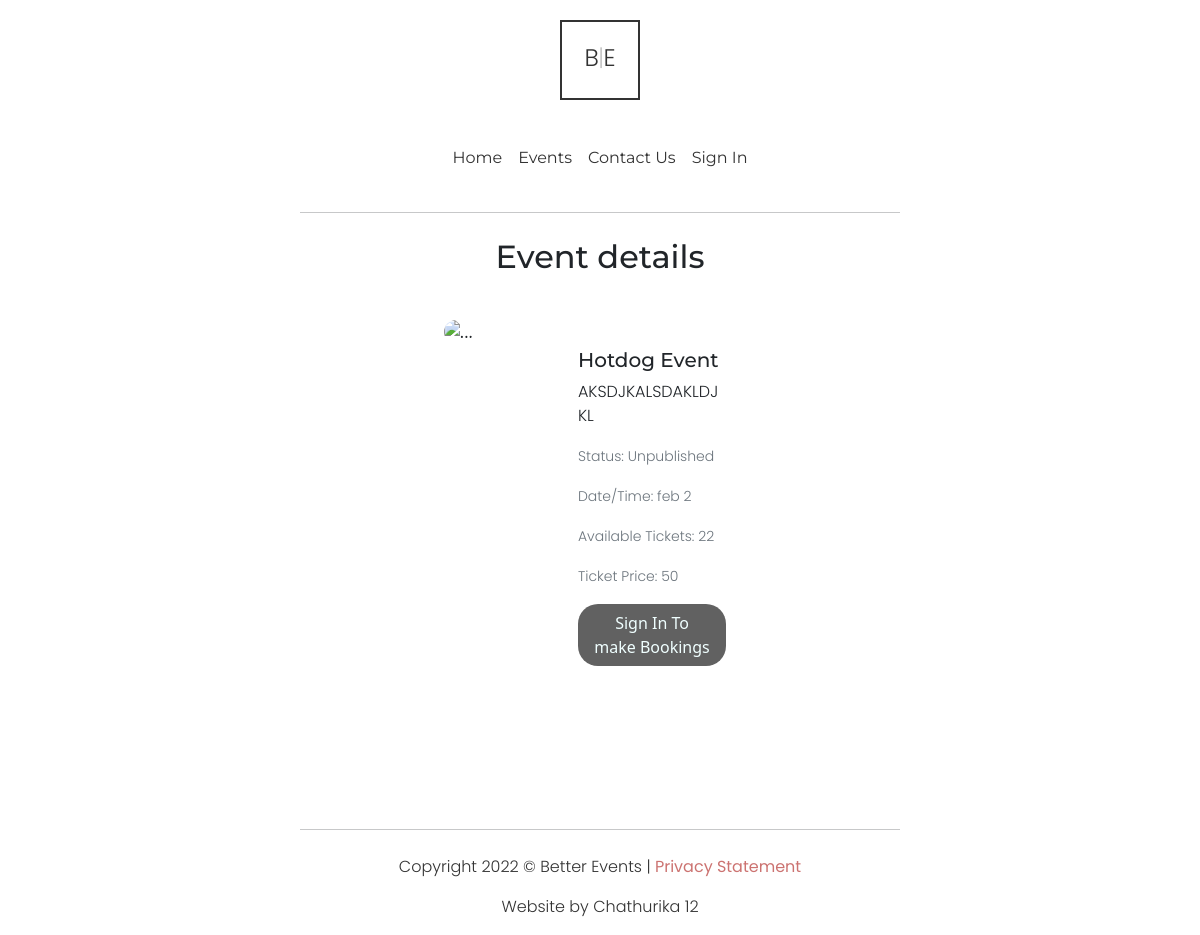
/event/2, run on an earlier commit of the app's database.
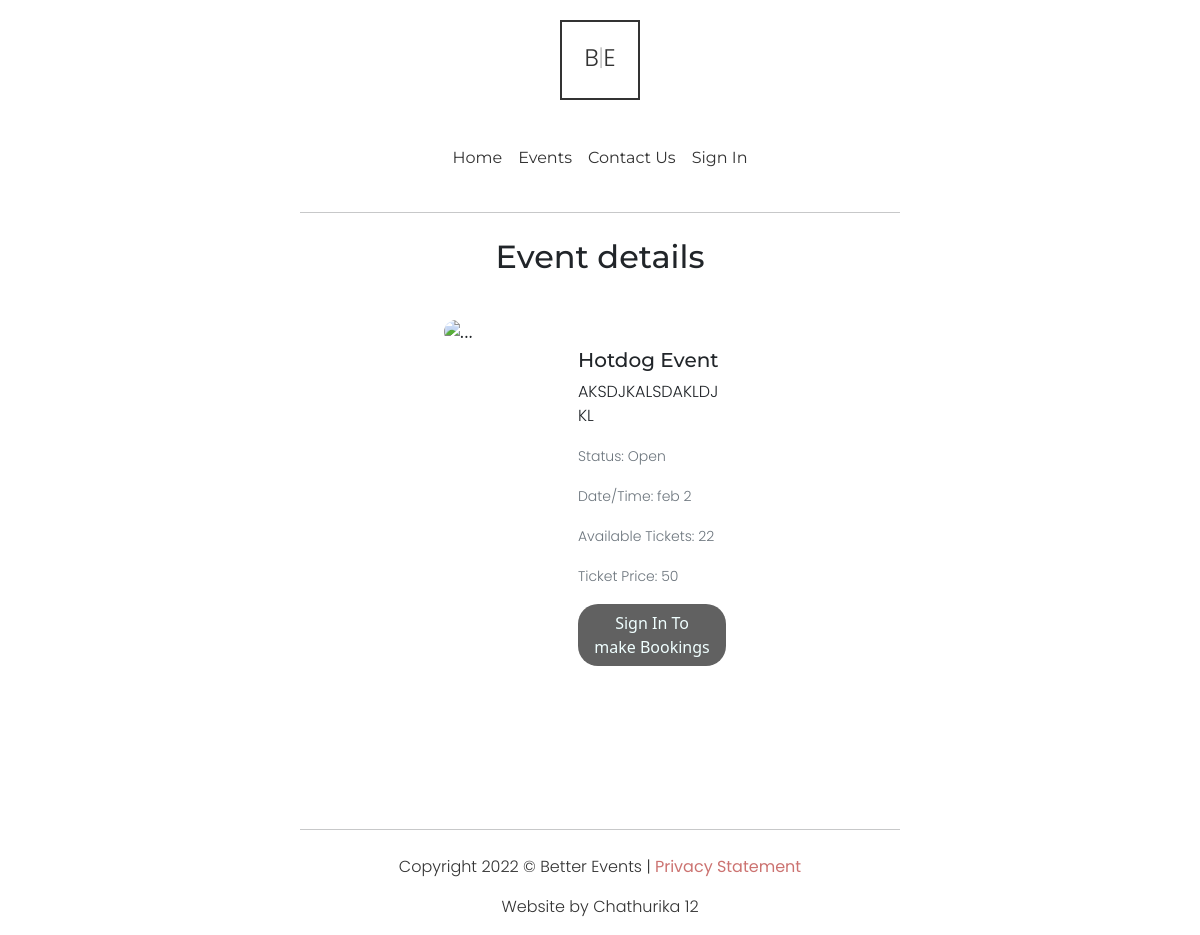
And on a later commit of the database.
### website/models.py (models this page shows, shortened)
class Event(db.Model):
    __tablename__='events'
    id = db.Column(db.Integer, primary_key=True)
    status = db.Column(db.String(20), nullable=False, default='Unpublished')
    datetime = db.Column(db.String(30), index=True)
    ownerid = db.Column(db.Integer)
    tickets = db.Column(db.Integer)
    price = db.Column(db.Integer)
    title = db.Column(db.String(40), index=True)
    description = db.Column(db.String(550), index=True)
    category = db.Column(db.String(40), index=True)
    imgurl = db.Column(db.String(200), index=True)

### website/views.py (the view)
@bp.route('/event/<eventid>', methods = ['GET', 'POST'])
def eventdetails(eventid):
    event = Event.query.filter_by(id=eventid).first()
    if type(event) == Event:
        owner = User.query.filter_by(id=event.ownerid).first()
        return render_template('eventdetails.html',imgurl=event.imgurl,
                                                   category = event.category,
                                                   title=event.title,
                                                   description=event.description,
                                                   status=event.status,
                                                   datetime=event.datetime,
                                                   tickets=event.tickets,
                                                   ticketprice=event.price)
    return render_template('eventdetails.html')

### website/templates/eventdetails.html (shortened to what this page needs)
{% extends "base.html" %}
{% import "bootstrap/wtf.html" as wtf %}
{% block content %}
<hr>
 <div>
    <h2 class="spacertxt">Event details</h2>
  </div>
  <div class="container card card-body EventContainer">
    <div class="card mb-3 smolevent eventhero" >
      <div class="row g-0">
        <div class="col-md-12 col-lg-4">
          <img src={{imgurl}} class="img-fluid eventheroimg" alt="...">
        </div>
        <div class="col-md-12 col-lg-8">
          <div class="card-body smolcardbody">
            <h5 class="card-title">{{title}}</h5>
            <p class="card-text">{{description}}</p>
            <p class="card-text"><small class="text-muted">Status: {{status}}</small></p>
            <p class="card-text"><small class="text-muted">Date/Time: {{datetime}}</small></p>
            <p class="card-text"><small class="text-muted">Available Tickets: {{tickets}}</small></p>
            <p class="card-text"><small class="text-muted">Ticket Price: {{ticketprice}}</small></p>
            {% if current_user.is_authenticated %}
                {% if status == "Open" and tickets >= 1 %}
                <a href="" class="btn eventinfobut" data-bs-toggle="modal" data-bs-target="#exampleModal">Book Tickets</a>
                {% else %}
                <p class="card-text"><small class="">Bookings Not Available</small></p>
                {% endif %}
            {% else %}
            <a href="/login" class="btn eventinfobut" >Sign In To make Bookings</a>
            {% endif %}
          </div>
        </div>
      </div>
    </div>
  </div>
{% endblock %}

### website/templates/base.html (shortened to what this page needs)
<!DOCTYPE html>
<html lang="en">
<head>
    <link href="https://cdn.jsdelivr.net/npm/bootstrap@5.2.0/dist/css/bootstrap.min.css" rel="stylesheet">
    <link href="../static/style.css" rel="stylesheet">
</head>
<body>
    <div class="col-sm-12">
        <a href="/" >
        <div class="sitelogo">
          <p>B<span class="sitelogospan">|</span>E</p>
        </div>
        </a>
      </div>
      <nav class="navbar navbar-expand-sm col-sm-12">
        <div class="container-fluid">
            <div class="collapse navbar-collapse" id="navbarSupportedContent">
            <ul class="nav justify-content-center navbar-nav me-auto mb-2 mb-lg-0 ">
              <li class="nav-item">
                <a class="nav-link" aria-current="page" href="/">Home</a>
              </li>
              <li class="nav-item">
                <a class="nav-link" href="/events">Events</a>
              </li>
              <li class="nav-item">
                <a class="nav-link" href="/contact">Contact Us</a>
              </li>
              {% if current_user.is_authenticated %}
              <li class="nav-item">
                <a class="nav-link" href="/account">Account</a>
              </li>
              <li class="nav-item">
                <a class="nav-link" href="{{ url_for('auth.logout') }}">Sign Out</a>
              </li>
              {% else %}
              <li class="nav-item">
                <a class="nav-link" href="{{ url_for('auth.login') }}">Sign In</a>
              </li>
              {% endif %}
            </ul>
          </div>
        </div>
      </nav>
    {% block content %}
    {% endblock %}
      <hr class="footerhr">
      <div class="footer">
        <p>Copyright 2022 © Better Events | <a class="alink" href="/">Privacy Statement</a></p>
        <p>Website by Chathurika 12</p>
    </div>
</body>
</html>

### website/static/style.css (style rules this page uses)
html { scroll-behavior: smooth; }
h1,h2,h3,h4,h5,h6 { font-family: 'Montserrat', sans-serif; }
p { font-family: 'Poppins', sans-serif; font-weight: 300; }
a { text-decoration: none; }
a.alink { color: #cc7371; font-weight: 400; }
ul { margin: 10px auto; }
a.btn { border-radius: 20px; padding: 7px 15px; background-color: #616161; border: none; color: azure; }
a.nav-link { transition: transform 0.3s; font-family: 'Montserrat', sans-serif; color: #333333; border-bottom: transparent solid 1px; user-select: none; }
hr { width: 50%; margin: 25px auto; }
div.footer { color: #333333; text-align: center; }
hr.footerhr { margin-top: 100px; }
.spacertxt { text-align: center; margin-bottom: 25px; font-family: 'Montserrat', sans-serif; }
.sitelogo { transition: scale 0.3s, background-color 0.5s; color: #333333; font-weight: 400; font-size: 24px; letter-spacing: 20; text-align: center; padding-top: 18px; margin: 20px auto; border: #333333 solid 2px; width: 80px; height: 80px; user-select: none; }
.sitelogospan { font-weight: 100; user-select: none; }
div.collapse { border: transparent; }
.EventContainer { border: transparent; display: flex; justify-content: center; align-items: center; }
.eventheroimg { height: 100%; background-position: center; background-size: cover; background-repeat: no-repeat; border-radius: 20px; }
.eventhero { border-color: transparent; }
.smolevent { border-radius: 20px; }
.smolcardbody { padding: 30px; }
.eventinfobut { color: azure; }

What changed in the data, as far as the page shows it:
changed Event "Hotdog Event": status "Unpublished" → "Open"
